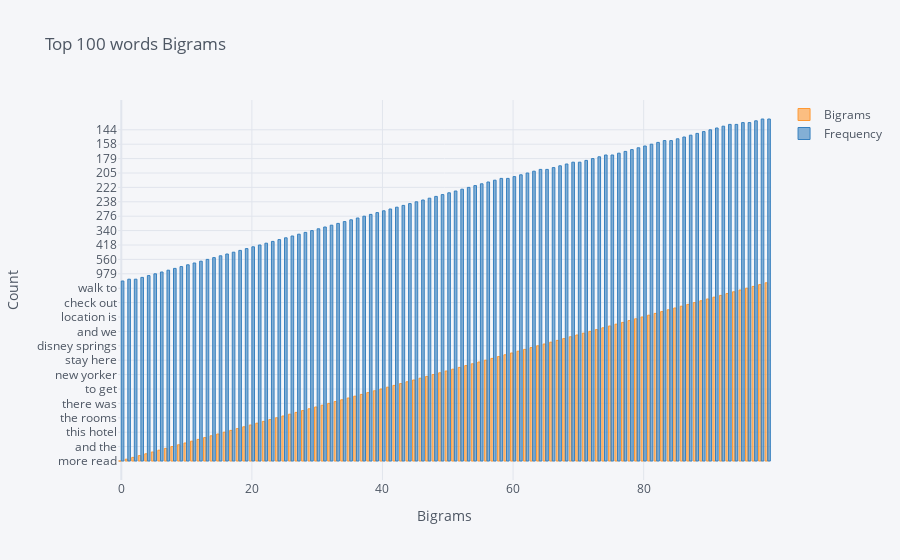

The code cell stored with this chart in its notebook:
### Code cell
df1 = pd.DataFrame(wordss, columns = ['Bigrams','Frequency'])
df1.iplot(kind = 'bar', xTitle = 'Bigrams', yTitle = 'Count', title = 'Top 100 words Bigrams')
df1 = df1.set_index('Bigrams')

### Figure 1 — Plotly figure (JSON) as saved in the notebook; plotly's stock layout.template omitted (floating-point values rounded to 4 significant figures)
{"data": [{"marker": {"color": "rgba(255, 153, 51, 0.6)", "line": {"color": "rgba(255, 153, 51, 1.0)", "width": 1}}, "name": "Bigrams", "orientation": "v", "text": "", "type": "bar", "x": [0, 1, 2, 3, 4, 5, 6, 7, 8, 9, 10, 11, 12, 13, 14, 15, 16, 17, 18, 19, 20, 21, 22, 23, 24, 25, 26, 27, 28, 29, 30, 31, 32, 33, 34, 35, 36, 37, 38, 39, 40, 41, 42, 43, 44, 45, 46, 47, 48, 49, 50, 51, 52, 53, 54, 55, 56, 57, 58, 59, 60, 61, 62, 63, 64, 65, 66, 67, 68, 69, 70, 71, 72, 73, 74, 75, 76, 77, 78, 79, 80, 81, 82, 83, 84, 85, 86, 87, 88, 89, 90, 91, 92, 93, 94, 95, 96, 97, 98, 99], "y": ["more read", "read more", "read less", "in the", "the room", "the hotel", "it was", "room was", "and the", "of the", "to the", "was very", "at the", "the staff", "check in", "on the", "this hotel", "we were", "staff was", "front desk", "for the", "clean and", "close to", "had to", "the rooms", "we had", "was great", "hotel is", "great location", "to be", "the front", "was not", "there was", "our room", "from the", "hotel was", "rooms are", "did not", "very nice", "the location", "to get", "the pool", "friendly and", "very clean", "to disney", "it is", "again read", "but the", "new yorker", "was clean", "the new", "with the", "my room", "nice and", "was nice", "the property", "stay here", "to stay", "the bathroom", "when we", "if you", "and helpful", "staff were", "the bed", "disney springs", "and it", "room and", "walking distance", "rooms were", "the lobby", "penn station", "this is", "and we", "was the", "were very", "is very", "all the", "friendly staff", "the price", "here again", "location is", "very friendly", "our stay", "and clean", "that the", "new york", "but it", "and they", "check out", "was good", "at this", "that was", "the shower", "which was", "room with", "the only", "walk to", "and very", "location was", "there is"]}, {"marker": {"color": "rgba(55, 128, 191, 0.6)", "line": {"color": "rgba(55, 128, 191, 1.0)", "width": 1}}, "name": "Frequency", "orientation": "v", "text": "", "type": "bar", "x": [0, 1, 2, 3, 4, 5, 6, 7, 8, 9, 10, 11, 12, 13, 14, 15, 16, 17, 18, 19, 20, 21, 22, 23, 24, 25, 26, 27, 28, 29, 30, 31, 32, 33, 34, 35, 36, 37, 38, 39, 40, 41, 42, 43, 44, 45, 46, 47, 48, 49, 50, 51, 52, 53, 54, 55, 56, 57, 58, 59, 60, 61, 62, 63, 64, 65, 66, 67, 68, 69, 70, 71, 72, 73, 74, 75, 76, 77, 78, 79, 80, 81, 82, 83, 84, 85, 86, 87, 88, 89, 90, 91, 92, 93, 94, 95, 96, 97, 98, 99], "y": [5313, 5306, 5306, 1153, 1122, 979, 939, 867, 836, 821, 706, 632, 585, 560, 527, 516, 512, 470, 455, 449, 422, 418, 414, 378, 374, 361, 360, 346, 342, 340, 335, 329, 322, 317, 314, 280, 277, 276, 275, 271, 267, 261, 258, 241, 240, 238, 237, 233, 232, 230, 227, 224, 223, 222, 221, 217, 214, 213, 212, 212, 209, 208, 205, 200, 196, 196, 194, 187, 184, 183, 183, 180, 179, 178, 171, 171, 169, 167, 165, 161, 160, 158, 156, 154, 154, 153, 150, 149, 146, 145, 144, 142, 141, 140, 140, 138, 138, 136, 135, 135]}], "layout": {"legend": {"bgcolor": "#F5F6F9", "font": {"color": "#4D5663"}}, "paper_bgcolor": "#F5F6F9", "plot_bgcolor": "#F5F6F9", "title": {"font": {"color": "#4D5663"}, "text": "Top 100 words Bigrams"}, "xaxis": {"gridcolor": "#E1E5ED", "showgrid": true, "tickfont": {"color": "#4D5663"}, "title": {"font": {"color": "#4D5663"}, "text": "Bigrams"}, "zerolinecolor": "#E1E5ED"}, "yaxis": {"gridcolor": "#E1E5ED", "showgrid": true, "tickfont": {"color": "#4D5663"}, "title": {"font": {"color": "#4D5663"}, "text": "Count"}, "zerolinecolor": "#E1E5ED"}}}
